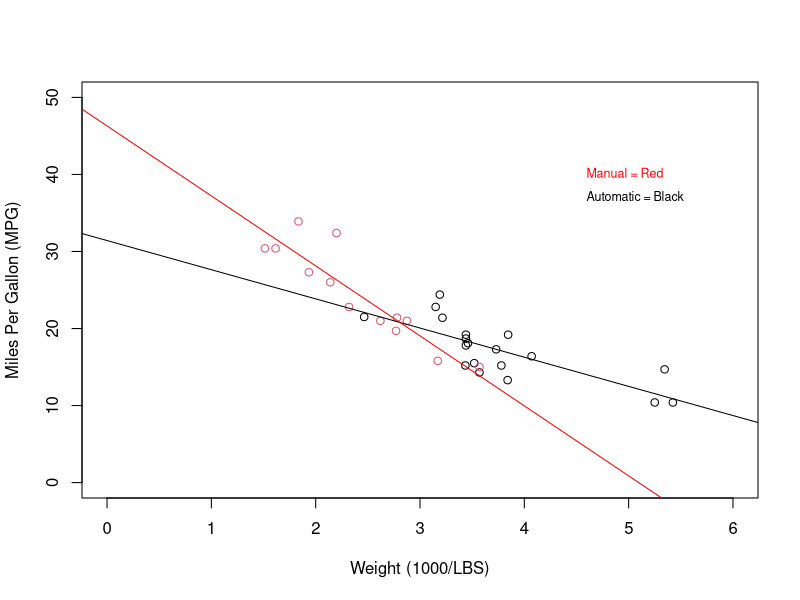
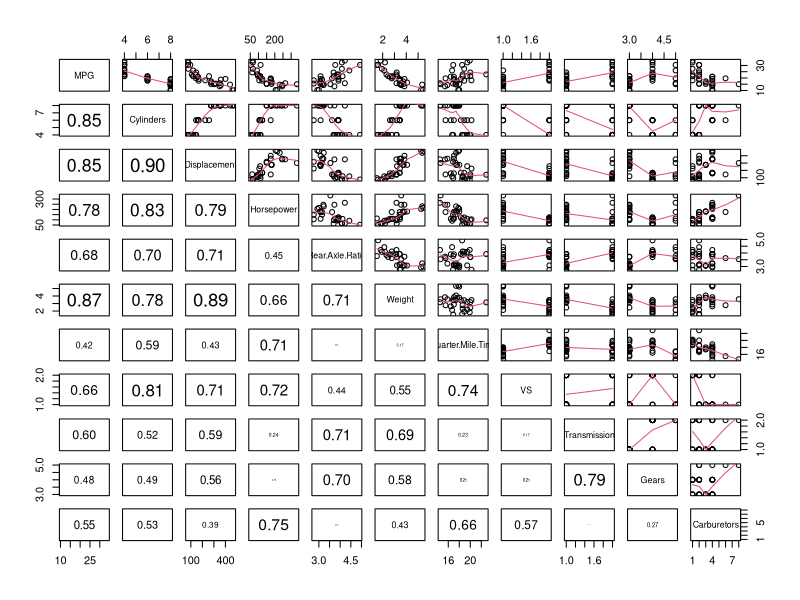
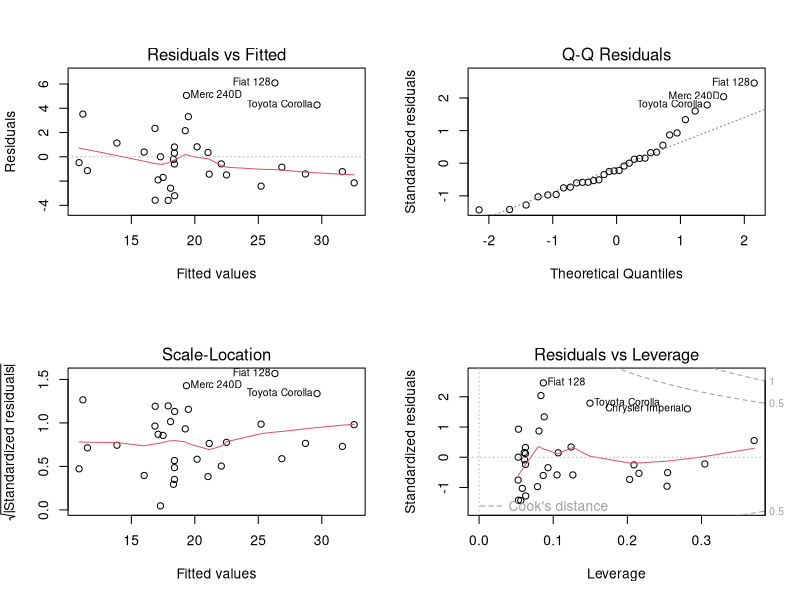

These charts were generated, in order, by the following R code:
## ---- chunk 1
# Get and Clean Data
data(mtcars)

names(mtcars)<-c("MPG","Cylinders","Displacement","Horsepower","Rear.Axle.Ratio","Weight","Quarter.Mile.Time","VS","Transmission","Gears","Carburetors")

mtcars$Transmission<-factor(mtcars$Transmission,levels=c(0,1),labels=c("Automatic","Manual"))

mtcars$VS<-factor(mtcars$VS,levels=c(0,1))
head(mtcars)
## ---- chunk 2
# Determined By Evaluating Nested Models (See Appendix)
myFit3<- lm(MPG ~ Weight + Transmission + Weight*Transmission, data = mtcars)
# Get R-Sq Value
myRSq2<-round(100*summary(myFit3)$r.squared,1)
out<-summary(myFit3)

## ---- chunk 3
# Make Subsets
mtcarsAuto<-mtcars[mtcars$Transmission=="Automatic",]
mtcarsManual<-mtcars[mtcars$Transmission=="Manual",]
 
# Fit Subsets
autoFit<-lm(MPG ~ Weight, data=mtcarsAuto)
manualFit<-lm(MPG ~ Weight, data=mtcarsManual)

# Plot
par(mfrow=c(1,1))
plot(mtcars$Weight,mtcars$MPG,col=mtcars$Transmission,xlim=c(0,6),ylim=c(0,50),xlab="Weight (1000/LBS)",ylab="Miles Per Gallon (MPG)")
abline(autoFit,col="black")
abline(manualFit,col="red")

text(x=4.5,y=40,labels=c("Manual = Red"),col="red",cex=0.75,pos=4)
text(x=4.5,y=37,labels=c("Automatic = Black"),col="black",cex=0.75,pos=4)

## ---- chunk 4
new<-data.frame(Transmission=c(rep("Manual",3),rep("Automatic",3)),
                Weight=as.numeric(c(rep(c("2","3","4"),2))))

myPredict<-cbind(new,as.data.frame(round(predict(myFit3,new,interval="confidence"),1)))
names(myPredict)<-c("Transmission","Weight","Estimated MPG","Lower 95% Level","Upper 95% Level")
myPredict$Weight<-myPredict$Weight*1000
myPredict

## ---- chunk 5
myBetas<-cbind(data.frame(round(myFit3$coefficients,1)),round(confint(myFit3),1))
names(myBetas)<-c("Estimate","Lower 95% Level","Upper 95% Level")
myBetas
## ---- chunk 6
# From help(cor)
panel.cor <- function(x, y, digits = 2, prefix = "", cex.cor, ...)
{
    usr <- par("usr"); on.exit(par(usr))
    par(usr = c(0, 1, 0, 1))
    r <- abs(cor(x, y))
    txt <- format(c(r, 0.123456789), digits = digits)[1]
    txt <- paste0(prefix, txt)
    if(missing(cex.cor)) cex.cor <- 0.8/strwidth(txt)
    text(0.5, 0.5, txt, cex = cex.cor * r)
}
pairs(mtcars, lower.panel=panel.cor,upper.panel=panel.smooth)

## ---- chunk 7

par(mfrow=c(2,2))
plot(myFit3)


